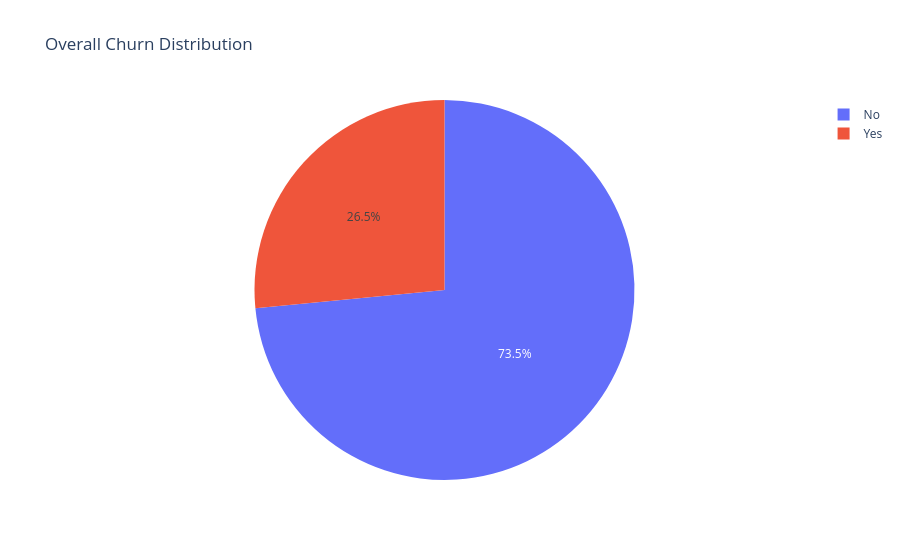

The notebook cell this image was saved under:
### Code cell
fig4 = px.pie(churn_counts, names='Churn', values='Count', title= 'Overall Churn Distribution')
fig4.show()

### Figure 1 — Plotly figure (JSON) as saved in the notebook; plotly's stock layout.template omitted (floating-point values rounded to 4 significant figures)
{"data": [{"domain": {"x": [0, 1], "y": [0, 1]}, "hovertemplate": "Churn=%{label}<br>Count=%{value}<extra></extra>", "labels": ["No", "Yes"], "legendgroup": "", "name": "", "showlegend": true, "type": "pie", "values": [5174, 1869]}], "layout": {"legend": {"tracegroupgap": 0}, "title": {"text": "Overall Churn Distribution"}}}
